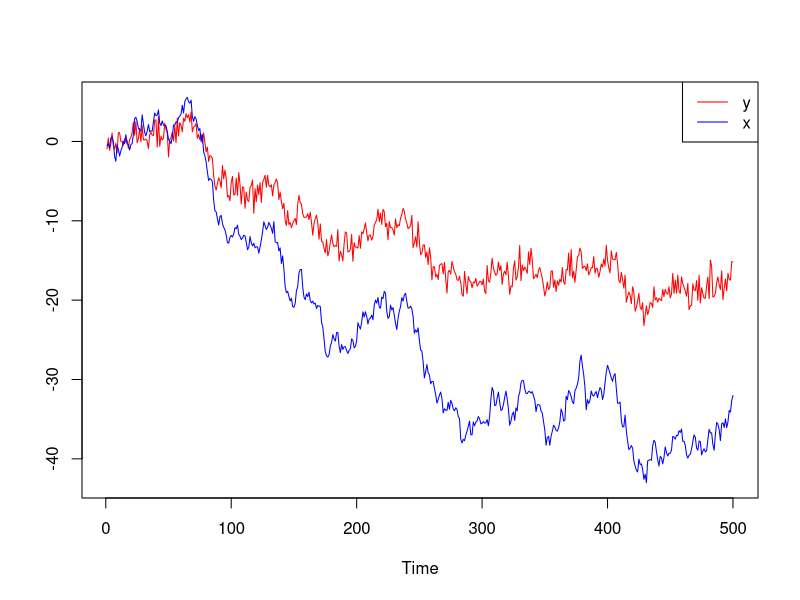
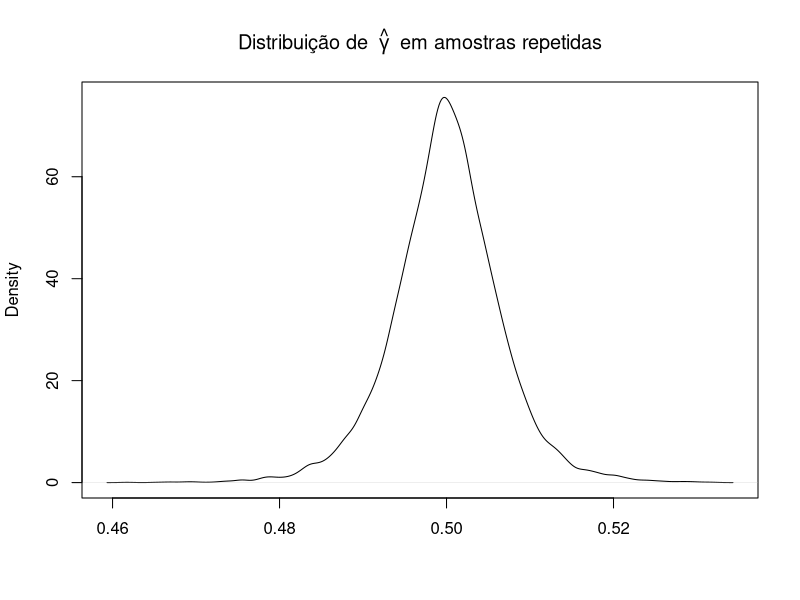

Recreate these plots in R, in order.
library(tseries)
set.seed(123)
Tt=500
gamma = 0.5
a = lapply(1:10000, function(x)
{
  rw= cumsum(rnorm(Tt))
  y = gamma*rw + rnorm(Tt)
  
  ts(cbind('y'=y, 'x' = rw),start=1)
}
  )

slope_reg = sapply(a, function(d) coefficients(lm(y~x, data = d))[2])

plot(a[[3]],plot.type='single',col = c('red', 'blue'), ylab = '')
legend('topright',legend = c('y', 'x'), col = c('red','blue'), lty = c(1,1))
plot(density(slope_reg),main = expression('Distribuição de '~hat(gamma)~' em amostras repetidas'), xlab='')
